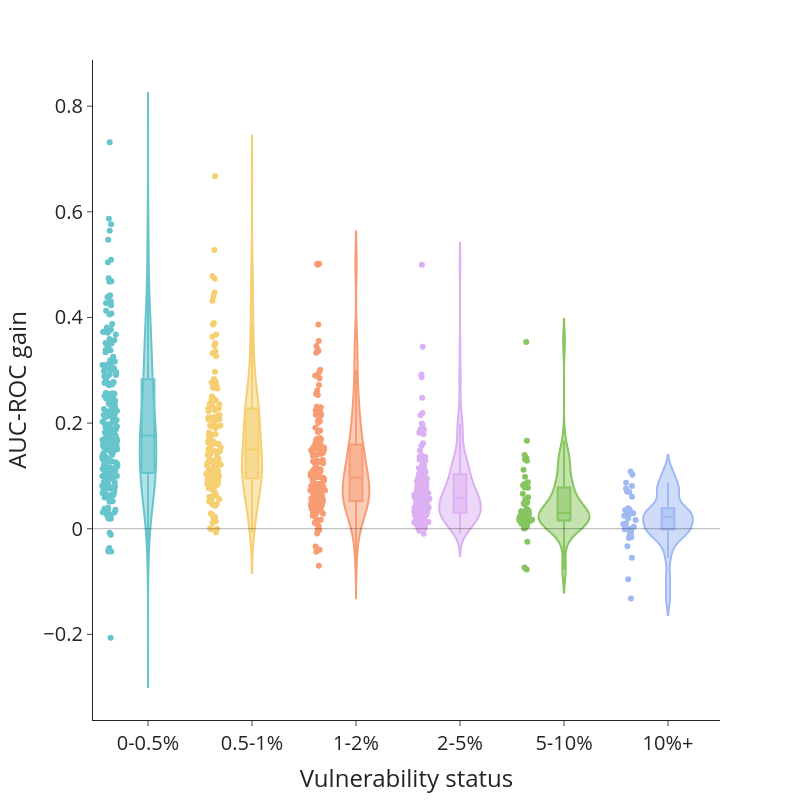

Write notebook code for a chart like this one.
### Markdown cell above
#### Plot performance increase vs traits

### Code cell
t = 'prevalence_cat' 

fig = px.violin(relevant_scores, x=t, y="progress", points = 'all', color = t,
                color_discrete_sequence= px.colors.qualitative.Pastel, box = True,
                category_orders={t: ['0-0.5%', '0.5-1%', '1-2%', '2-5%', '5-10%', '10%+']})
                #category_orders={'range': ['0-250', '250-500', '500-1000', '1000-1500', '1500-2000', '2000+']})


fig.update_layout(
    template='simple_white',
    width = 800, height=800,
    yaxis_title=f"AUC-ROC gain",
    xaxis_title="Vulnerability status",
    font=dict(size=20),
    showlegend=False)
    

fig.add_shape(type="line",
    xref="paper",
    x0=0, y0=0,
    x1=1, y1=0,
    line=dict(
        color="black",
        width=1,
    ))

fig.show()

### Figure 1 — Plotly figure (JSON) as saved in the notebook; plotly's stock layout.template omitted (floating-point values rounded to 4 significant figures; data arrays with more than 128 entries replaced by an {"elided": "..."} marker saying what was removed)
{"data": [{"alignmentgroup": "True", "box": {"visible": true}, "hovertemplate": "prevalence_cat=%{x}<br>progress=%{y}<extra></extra>", "legendgroup": "0-0.5%", "marker": {"color": "rgb(102, 197, 204)"}, "name": "0-0.5%", "offsetgroup": "0-0.5%", "orientation": "v", "points": "all", "scalegroup": "True", "showlegend": true, "type": "violin", "x": {"elided": "261 str values"}, "x0": " ", "xaxis": "x", "y": {"elided": "261 float values"}, "y0": " ", "yaxis": "y"}, {"alignmentgroup": "True", "box": {"visible": true}, "hovertemplate": "prevalence_cat=%{x}<br>progress=%{y}<extra></extra>", "legendgroup": "0.5-1%", "marker": {"color": "rgb(246, 207, 113)"}, "name": "0.5-1%", "offsetgroup": "0.5-1%", "orientation": "v", "points": "all", "scalegroup": "True", "showlegend": true, "type": "violin", "x": {"elided": "150 str values"}, "x0": " ", "xaxis": "x", "y": {"elided": "150 float values"}, "y0": " ", "yaxis": "y"}, {"alignmentgroup": "True", "box": {"visible": true}, "hovertemplate": "prevalence_cat=%{x}<br>progress=%{y}<extra></extra>", "legendgroup": "1-2%", "marker": {"color": "rgb(248, 156, 116)"}, "name": "1-2%", "offsetgroup": "1-2%", "orientation": "v", "points": "all", "scalegroup": "True", "showlegend": true, "type": "violin", "x": {"elided": "161 str values"}, "x0": " ", "xaxis": "x", "y": {"elided": "161 float values"}, "y0": " ", "yaxis": "y"}, {"alignmentgroup": "True", "box": {"visible": true}, "hovertemplate": "prevalence_cat=%{x}<br>progress=%{y}<extra></extra>", "legendgroup": "2-5%", "marker": {"color": "rgb(220, 176, 242)"}, "name": "2-5%", "offsetgroup": "2-5%", "orientation": "v", "points": "all", "scalegroup": "True", "showlegend": true, "type": "violin", "x": {"elided": "156 str values"}, "x0": " ", "xaxis": "x", "y": {"elided": "156 float values"}, "y0": " ", "yaxis": "y"}, {"alignmentgroup": "True", "box": {"visible": true}, "hovertemplate": "prevalence_cat=%{x}<br>progress=%{y}<extra></extra>", "legendgroup": "5-10%", "marker": {"color": "rgb(135, 197, 95)"}, "name": "5-10%", "offsetgroup": "5-10%", "orientation": "v", "points": "all", "scalegroup": "True", "showlegend": true, "type": "violin", "x": ["5-10%", "5-10%", "5-10%", "5-10%", "5-10%", "5-10%", "5-10%", "5-10%", "5-10%", "5-10%", "5-10%", "5-10%", "5-10%", "5-10%", "5-10%", "5-10%", "5-10%", "5-10%", "5-10%", "5-10%", "5-10%", "5-10%", "5-10%", "5-10%", "5-10%", "5-10%", "5-10%", "5-10%", "5-10%", "5-10%", "5-10%", "5-10%", "5-10%", "5-10%", "5-10%", "5-10%", "5-10%", "5-10%", "5-10%", "5-10%", "5-10%", "5-10%", "5-10%", "5-10%", "5-10%", "5-10%", "5-10%", "5-10%", "5-10%", "5-10%", "5-10%", "5-10%", "5-10%", "5-10%", "5-10%"], "x0": " ", "xaxis": "x", "y": [0.01231, 0.0004202, 0.03068, 0.01324, 0.001338, 0.02213, 0.02962, 0.008142, 0.02013, 0.006708, 0.02229, 0.01545, 0.01721, 0.01973, 0.02575, 0.02265, 0.06615, 0.0384, 0.01401, 0.0332, 0.02849, 0.009396, 0.0594, 0.03296, 0.01979, 0.03416, 0.02832, 0.1116, 0.05565, 0.0242, 0.1286, 0.04629, 0.01681, 0.1338, 0.08522, 0.004964, 0.04969, 0.08252, 0.07796, 0.1315, 0.1396, 0.07752, 0.08778, 0.007079, 0.04804, 0.1667, -0.02447, 0.1309, 0.09849, 0.03282, 0.07847, 0.01878, -0.07319, -0.07703, 0.3534], "y0": " ", "yaxis": "y"}, {"alignmentgroup": "True", "box": {"visible": true}, "hovertemplate": "prevalence_cat=%{x}<br>progress=%{y}<extra></extra>", "legendgroup": "10%+", "marker": {"color": "rgb(158, 185, 243)"}, "name": "10%+", "offsetgroup": "10%+", "orientation": "v", "points": "all", "scalegroup": "True", "showlegend": true, "type": "violin", "x": ["10%+", "10%+", "10%+", "10%+", "10%+", "10%+", "10%+", "10%+", "10%+", "10%+", "10%+", "10%+", "10%+", "10%+", "10%+", "10%+", "10%+", "10%+", "10%+", "10%+", "10%+", "10%+", "10%+", "10%+", "10%+", "10%+", "10%+", "10%+", "10%+", "10%+", "10%+", "10%+", "10%+", "10%+"], "x0": " ", "xaxis": "x", "y": [0.009707, -0.001354, -0.0002573, 0.009069, -0.0001913, 0.03104, 0.01953, 0.02945, 0.02798, -0.1321, 0.08111, 0.02745, 0.03541, -0.01543, 0.01663, 0.03893, -0.01164, 0.06033, 0.06933, 0.03518, 0.1081, 0.03529, -0.0007793, 0.02482, -0.007315, 0.08725, -0.03304, 0.07562, -0.05494, 0.07054, -0.01759, -0.09562, 0.003636, 0.102], "y0": " ", "yaxis": "y"}], "layout": {"font": {"size": 20}, "height": 800, "legend": {"title": {"text": "prevalence_cat"}, "tracegroupgap": 0}, "margin": {"t": 60}, "shapes": [{"line": {"color": "black", "width": 1}, "type": "line", "x0": 0, "x1": 1, "xref": "paper", "y0": 0, "y1": 0}], "showlegend": false, "violinmode": "overlay", "width": 800, "xaxis": {"anchor": "y", "categoryarray": ["0-0.5%", "0.5-1%", "1-2%", "2-5%", "5-10%", "10%+"], "categoryorder": "array", "domain": [0, 1], "title": {"text": "Vulnerability status"}}, "yaxis": {"anchor": "x", "domain": [0, 1], "title": {"text": "AUC-ROC gain"}}}}
